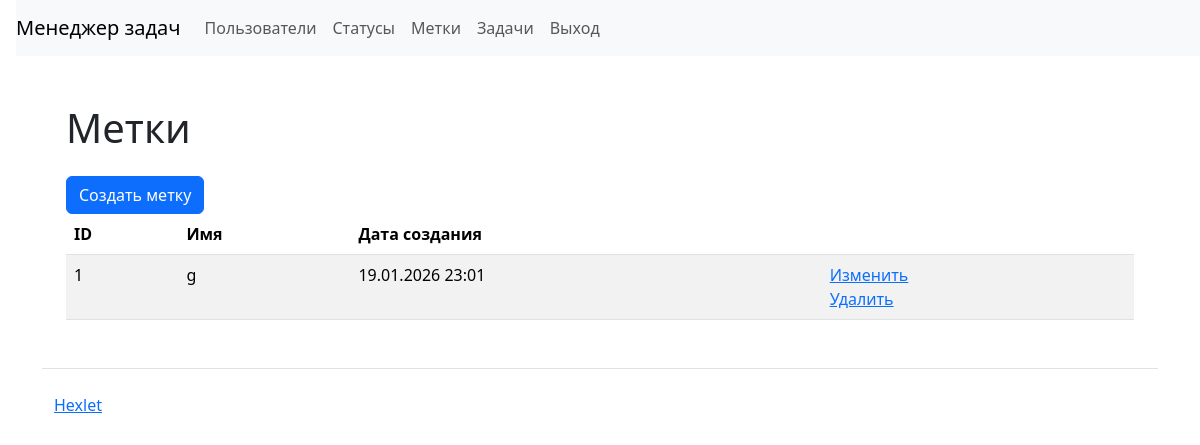
Page /labels/ (signed in) on the committed database.
### task_manager/labels/models.py (models this page shows, shortened)
class Label(models.Model):
    name = models.CharField(max_length=100)
    created_at = models.DateTimeField(auto_now_add=True)

### task_manager/labels/views.py (the view)
# urls.py: path('', views.LabelIndex.as_view(), name='index_labels'),
class LabelIndex(LoginRequiredMixin,ListView):
    login_url = reverse_lazy("login")
    model = Label
    template_name = 'labels/labels_index.html'
    context_object_name = 'labels'

### task_manager/templates/labels/labels_index.html
{% extends 'layout.html' %}
{% load django_bootstrap5 %}
{% block main %}
<div class="container wrapper flex-grow-1">
      <h1 class="my-4">
Метки
      </h1>
          {% bootstrap_button button_type="link" content="Создать метку" href="/labels/create" %}
<table class="table table-striped">
  <thead>
    <tr>
      <th>ID</th>
      <th>Имя</th>
      <th>Дата создания</th>
      <th></th>
    </tr>
  </thead>
  <tbody>
    {% for label in labels %}
      <tr>
        <td>{{label.id}}</td>
        <td>{{label.name}}</td>
        <td>{{label.created_at|date:"d.m.Y H:i"}}</td>
        <td>
          <a href="{% url 'label_update' label.id%}">Изменить</a>
          <br>
          <a href="{% url 'delete_label' label.id%}">Удалить</a>
        </td>
      </tr>
    {% endfor %}
  </tbody>
</table>
    </div>
{% endblock %}

### rows in the picture
Label: id "1", name "g", created_at "19.01.2026 23:01"
